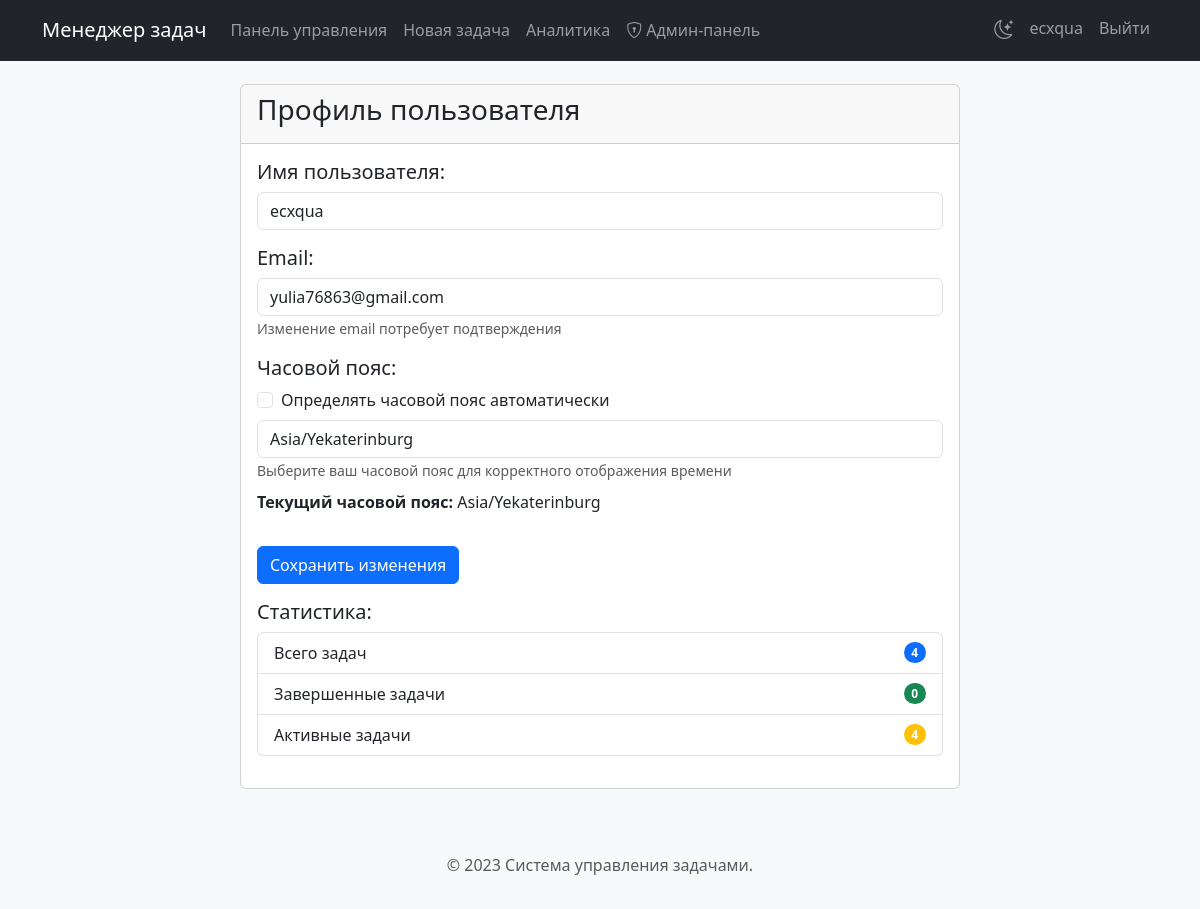
Screenshot of /profile (signed in) with the database file from the repository.
### tables this page shows
CREATE TABLE users (
        id INTEGER PRIMARY KEY,
        username TEXT NOT NULL,
        password TEXT NOT NULL,
        email TEXT UNIQUE NOT NULL,
        pending_email TEXT,
        email_confirm_token TEXT,
        email_confirm_expiry TIMESTAMP,
        reset_token TEXT,
        reset_token_expiry TIMESTAMP,
        timezone TEXT DEFAULT "Europe/Moscow",
        created_at TIMESTAMP DEFAULT CURRENT_TIMESTAMP
    , auto_timezone BOOLEAN DEFAULT 0, is_admin BOOLEAN DEFAULT 0);

### app.py (the view)
@app.route('/profile', methods=['GET'])
def profile():
    if 'user_id' not in session:
        return redirect(url_for('login'))
    conn = sqlite3.connect('tasks.db')
    c = conn.cursor()
    c.execute("""SELECT username, email, pending_email, timezone, auto_timezone, is_admin
                 FROM users WHERE id = ?""", (session['user_id'],))
    user = c.fetchone()
    c.execute("SELECT COUNT(*) FROM tasks WHERE user_id = ?", (session['user_id'],))
    total_tasks = c.fetchone()[0]
    c.execute("SELECT COUNT(*) FROM tasks WHERE user_id = ? AND status = 'Завершена'", (session['user_id'],))
    completed_tasks = c.fetchone()[0]
    active_tasks = total_tasks - completed_tasks
    conn.close()
    timezones = sorted([(tz, tz) for tz in all_timezones if 'Europe/' in tz or 'Asia/' in tz])
    return render_template('profile.html',
                          username=user[0],
                          email=user[1],
                          pending_email=user[2],
                          timezone=user[3] or 'Europe/Moscow',
                          auto_timezone=user[4] or False,
                          is_admin=user[5] or False,
                          total_tasks=total_tasks,
                          completed_tasks=completed_tasks,
                          active_tasks=active_tasks,
                          timezones=timezones)

### templates/profile.html (shortened to what this page needs)
{% extends 'base.html' %}
{% block content %}
<div class="container">
    <div class="row">
        <div class="col-md-8 mx-auto">
            <div class="card">
                <div class="card-header">
                    <h3>Профиль пользователя</h3>
                </div>
                <div class="card-body">
                    <form method="POST" action="{{ url_for('update_profile') }}">
                        <div class="row mb-3">
                            <div class="col">
                                <h5>Имя пользователя:</h5>
                                <input type="text" class="form-control" name="username" value="{{ username }}" required>
                            </div>
                        </div>
                        <div class="row mb-3">
                            <div class="col">
                                <h5>Email:</h5>
                                <input type="email" class="form-control" name="email" value="{{ email }}" required>
                                <small class="text-muted">Изменение email потребует подтверждения</small>
                            </div>
                        </div>
                        <div class="row mb-3">
                            <div class="col">
                                <h5>Часовой пояс:</h5>
                                <div class="form-check mb-2">
                                    <input class="form-check-input" type="checkbox" name="auto_timezone" id="auto_timezone" {% if auto_timezone %}checked{% endif %}>
                                    <label class="form-check-label" for="auto_timezone">
                                        Определять часовой пояс автоматически
                                    </label>
                                </div>
                                <select class="form-control" name="timezone" id="timezone_select" {% if auto_timezone %}disabled{% endif %}>
                                    {% for tz_value, tz_name in timezones %}
                                    <option value="{{ tz_value }}" {% if timezone == tz_value %}selected{% endif %}>{{ tz_name }}</option>
                                    {% endfor %}
                                </select>
                                <small class="text-muted">Выберите ваш часовой пояс для корректного отображения времени</small>
                                <p class="mt-2">
                                    <strong>Текущий часовой пояс:</strong> <span id="current-timezone">{{ timezone }}</span>
                                </p>
                            </div>
                        </div>
                        <div class="row mb-3">
                            <div class="col">
                                <button type="submit" class="btn btn-primary">Сохранить изменения</button>
                            </div>
                        </div>
                    </form>
                    <div class="row mb-3">
                        <div class="col">
                            <h5>Статистика:</h5>
                            <ul class="list-group">
                                <li class="list-group-item d-flex justify-content-between align-items-center">
                                    Всего задач
                                    <span class="badge bg-primary rounded-pill">{{ total_tasks }}</span>
                                </li>
                                <li class="list-group-item d-flex justify-content-between align-items-center">
                                    Завершенные задачи
                                    <span class="badge bg-success rounded-pill">{{ completed_tasks }}</span>
                                </li>
                                <li class="list-group-item d-flex justify-content-between align-items-center">
                                    Активные задачи
                                    <span class="badge bg-warning rounded-pill">{{ active_tasks }}</span>
                                </li>
                            </ul>
                        </div>
                    </div>
                </div>
            </div>
        </div>
    </div>
</div>
{% endblock %}

### templates/base.html (shortened to what this page needs)
<!DOCTYPE html>
<html lang="ru">
<head>
    <link href="https://cdn.jsdelivr.net/npm/bootstrap@5.3.0/dist/css/bootstrap.min.css" rel="stylesheet">
    <link href="https://cdn.jsdelivr.net/npm/bootstrap-icons@1.11.3/font/bootstrap-icons.css" rel="stylesheet">
    <link href="{{ url_for('static', filename='css/style.css') }}" rel="stylesheet">
</head>
<body>
    <nav class="navbar navbar-expand-lg navbar-dark bg-dark fixed-top">
        <div class="container">
            <a class="navbar-brand" href="{{ url_for('dashboard') if 'user_id' in session else url_for('login') }}">Менеджер задач</a>
            <div class="collapse navbar-collapse" id="navbarNav">
                {% if 'user_id' in session %}
                <ul class="navbar-nav me-auto">
                    <li class="nav-item">
                        <a class="nav-link" href="{{ url_for('dashboard') }}">Панель управления</a>
                    </li>
                    <li class="nav-item">
                        <a class="nav-link" href="{{ url_for('new_task') }}">Новая задача</a>
                    </li>
                    <li class="nav-item">
                        <a class="nav-link" href="{{ url_for('analytics') }}">Аналитика</a>
                    </li>
                    {% if session.get('is_admin') %}
                    <li class="nav-item">
                        <a class="nav-link" href="{{ url_for('admin_panel') }}">
                            <i class="bi bi-shield-lock me-1"></i>Админ-панель
                        </a>
                    </li>
                    {% endif %}
                </ul>
                <ul class="navbar-nav">
                    <li class="nav-item">
                        <div class="theme-toggle nav-link">
                            <i class="bi bi-moon-stars"></i>
                        </div>
                    </li>
                    <li class="nav-item">
                        <a class="nav-link" href="{{ url_for('profile') }}">{{ session['username'] }}</a>
                    </li>
                    <li class="nav-item">
                        <a class="nav-link" href="{{ url_for('logout') }}">Выйти</a>
                    </li>
                </ul>
                {% endif %}
            </div>
        </div>
    </nav>
    <div class="container mt-4">
        {% block content %}{% endblock %}
    </div>
    <footer class="mt-5 py-3 bg-light">
        <div class="container text-center">
            <p class="text-muted">© 2023 Система управления задачами.</p>
        </div>
    </footer>
</body>
</html>

### static/css/style.css (style rules this page uses)
.theme-toggle { cursor: pointer; padding: 0.5rem; }
.theme-toggle i { font-size: 1.2rem; transition: transform 0.3s ease; }

### templates/base.html (style rules this page uses)
body { padding-top: 60px; background-color: #f8f9fa; }

### rows the page displays
users: username "ecxqua", email "yulia76863@gmail.com", timezone "Asia/Yekaterinburg"

### other values shown
{{ total_tasks }} "4"
{{ completed_tasks }} "0"
{{ active_tasks }} "4"
